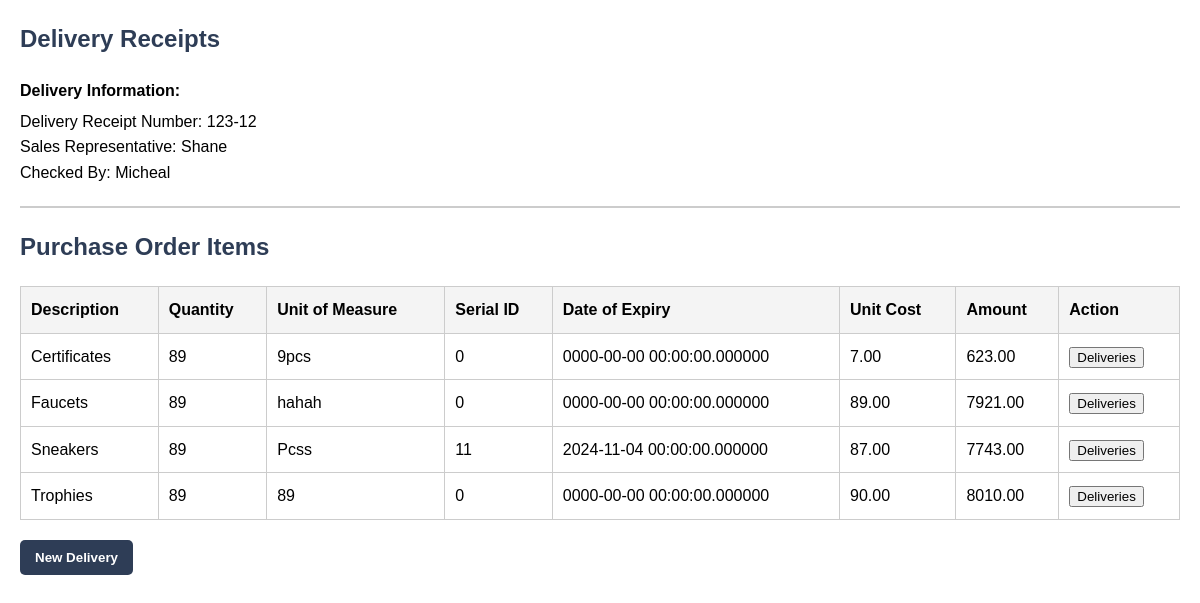
The app's page /page/dr_details.php?id=21 with its own data.
### tables this page shows
CREATE TABLE `pod_items` (
  `id` int(11) NOT NULL,
  `supplier_Id` int(11) DEFAULT NULL,
  `purchase_order_id` int(11) DEFAULT NULL,
  `category` varchar(100) DEFAULT NULL,
  `item_description` varchar(100) DEFAULT NULL,
  `unit_of_measure` varchar(50) DEFAULT NULL,
  `quantity` int(11) DEFAULT NULL,
  `unit_price` decimal(10,2) DEFAULT NULL,
  `amount` decimal(10,2) DEFAULT NULL,
  `serial_Id` int(50) NOT NULL,
  `date_expiry` datetime(6) NOT NULL
);

### util/dbhelper.php (called while the page is built, shortened)
<?php
class DbHelper
{
    private $hostname = "127.0.0.1";
    private $username = "root";
    private $password = "";
    private $database = "inventory_management";
    private $conn;
    public function __construct()
    {
        $this->conn = new mysqli($this->hostname, $this->username, $this->password, $this->database);
    }
public function display_receipt($id)
{
    $sql = "SELECT
        CONCAT(
            'Delivery Receipt Number: ', dr.receipt_number, '\n',
            'Sales Representative: ', dr.sales_representative, '\n',
            'Checked By: ', dr.checked_by
        ) AS delivery_info,
        po.purchase_order_id,
        po.supplier_id,
        po.purchase_order_number,
        po.order_date,
        po.mode_of_procurement,
        po.procurement_number,
        po.procurement_date,
        po.place_of_delivery,
        po.delivery_date,
        po.term_of_delivery,
        po.status,
        pod.id AS pod_id,
        pod.item_description,
        pod.quantity,
        pod.unit_price,
        pod.unit_of_measure,
        pod.amount,
        pod.date_expiry,
        pod.serial_Id,
        s.description AS supplier_description,
        s.abbreviation AS supplier_abbreviation,
        s.address,
        GROUP_CONCAT(DISTINCT pod.item_description ORDER BY pod.item_description SEPARATOR ', ') AS item_descriptions,
        GROUP_CONCAT(DISTINCT pod.quantity ORDER BY pod.item_description SEPARATOR ', ') AS quantities,
        GROUP_CONCAT(DISTINCT pod.unit_price ORDER BY pod.item_description SEPARATOR ', ') AS unit_prices,
        GROUP_CONCAT(DISTINCT pod.category ORDER BY pod.item_description SEPARATOR ', ') AS categories,
        GROUP_CONCAT(DISTINCT pod.unit_of_measure ORDER BY pod.item_description SEPARATOR ', ') AS units_of_measure,
        GROUP_CONCAT(DISTINCT pod.amount ORDER BY pod.item_description SEPARATOR ', ') AS amounts
    FROM
        purchase_orders po
    LEFT JOIN
        suppliers s ON po.supplier_id = s.supplier_id
    LEFT JOIN
        pod_items pod ON po.purchase_order_id = pod.purchase_order_id
    LEFT JOIN
        delivery_receipts dr ON dr.purchase_order_id = po.purchase_order_id
    WHERE
        po.purchase_order_id = ?
    GROUP BY
        po.purchase_order_id,
        po.supplier_id,
        po.purchase_order_number,
        po.order_date,
        po.mode_of_procurement,
        po.procurement_number,
        po.procurement_date,
        po.place_of_delivery,
        po.delivery_date,
        po.term_of_delivery,
        po.status,
        s.description,
        s.abbreviation,
        s.address,
        dr.receipt_number,
        dr.sales_representative,
        dr.checked_by,
        pod.id
    ORDER BY
        pod.item_description";
    $stmt = $this->conn->prepare($sql);
    $stmt->bind_param("i", $id);
    if (!$stmt->execute()) {
        die('Execute error: ' . $stmt->error);
    }
    $result = $stmt->get_result();
    $p_order = array();
    while ($row = $result->fetch_assoc()) {
        $p_order[] = (object) $row;
    }
    return $p_order;
}
}

### page/dr_details.php (the view, shortened to what this page needs)
<?php
require_once "../util/dbhelper.php";
$db = new DbHelper();
if (isset($_GET["id"])) {
    $id = $_GET["id"];
} else {
    die("ID NOT SET");
}
$display = $db->display_receipt($id);
?>
<!DOCTYPE html>
<html lang="en">
<head>
</head>
<body>
    <h2>Delivery Receipts</h2>
    <?php if (!empty($display)): ?>
        <p><strong>Delivery Information:</strong></p>
        <?php foreach ($display as $row): ?>
            <?php if (!empty($row->delivery_info)): ?>
                <p><?= nl2br(htmlspecialchars($row->delivery_info)); ?></p>
            <?php break;  ?>
            <?php endif; ?>
        <?php endforeach; ?>
        <hr>
    <?php else: ?>
        <p>No delivery receipts available for this purchase order.</p>
    <?php endif; ?>
    <h2>Purchase Order Items</h2>
    <table>
        <thead>
            <tr>
                <th>Description</th>
                <th>Quantity</th>
                <th>Unit of Measure</th>
                <th>Serial ID</th>
                <th>Date of Expiry</th>
                <th>Unit Cost</th>
                <th>Amount</th>
                <th>Action</th>
            </tr>
        </thead>
        <tbody>
            <?php if (!empty($display)): ?>
                <?php foreach ($display as $row): ?>
                    <tr>
                        <td><?= htmlspecialchars($row->item_description); ?></td>
                        <td><?= htmlspecialchars($row->quantity); ?></td>
                        <td><?= htmlspecialchars($row->unit_of_measure); ?></td>
                        <td><?= htmlspecialchars($row->serial_Id); ?></td>
                        <td><?= htmlspecialchars($row->date_expiry); ?></td>
                        <td><?= htmlspecialchars($row->unit_price); ?></td>
                        <td><?= htmlspecialchars($row->amount); ?></td>
                        <td>
                            <button onclick="showAlertEdit(this);" class="btn btn-primary btn-sm"
                                data-id="<?= htmlspecialchars($row->serial_Id); ?>">
                                Deliveries
                            </button>
                        </td>
                    </tr>
                <?php endforeach; ?>
            <?php else: ?>
                <tr>
                    <td colspan="9">No items found for this purchase order.</td>
                </tr>
            <?php endif; ?>
        </tbody>
    </table>
    <a href="create_delivery.php?purchase_order_id=<?= htmlspecialchars($id); ?>">
        <button class="new-record-btn"><b>New Delivery</b></button>
    </a>
</body>
</html>

### page/dr_details.php (style rules this page uses)
body { font-family: Arial, sans-serif; line-height: 1.6; margin: 20px; }
h2 { color: #2e3d56; }
p { margin: 5px 0; }
.new-record-btn { background-color: #2e3d56; color: white; padding: 10px 15px; border: none; cursor: pointer; text-decoration: none; border-radius: 5px; }
hr { border: 1px solid #ccc; margin: 20px 0; }
table { width: 100%; border-collapse: collapse; margin: 20px 0; }
th, td { border: 1px solid #ccc; padding: 10px; text-align: left; }
th { background-color: #f4f4f4; }

### records on screen
pod_items: delivery_info "Delivery Receipt Number: 123-12 Sales Representative: Shane Checked By: Micheal", item_description "Certificates", quantity "89", unit_of_measure "9pcs", serial_Id "0", date_expiry "0000-00-00 00:00:00.000000", unit_price "7.00", amount "623.00"
pod_items: item_description "Faucets", quantity "89", unit_of_measure "hahah", serial_Id "0", date_expiry "0000-00-00 00:00:00.000000", unit_price "89.00", amount "7921.00"
pod_items: item_description "Sneakers", quantity "89", unit_of_measure "Pcss", serial_Id "11", date_expiry "2024-11-04 00:00:00.000000", unit_price "87.00", amount "7743.00"
pod_items: item_description "Trophies", quantity "89", unit_of_measure "89", serial_Id "0", date_expiry "0000-00-00 00:00:00.000000", unit_price "90.00", amount "8010.00"
